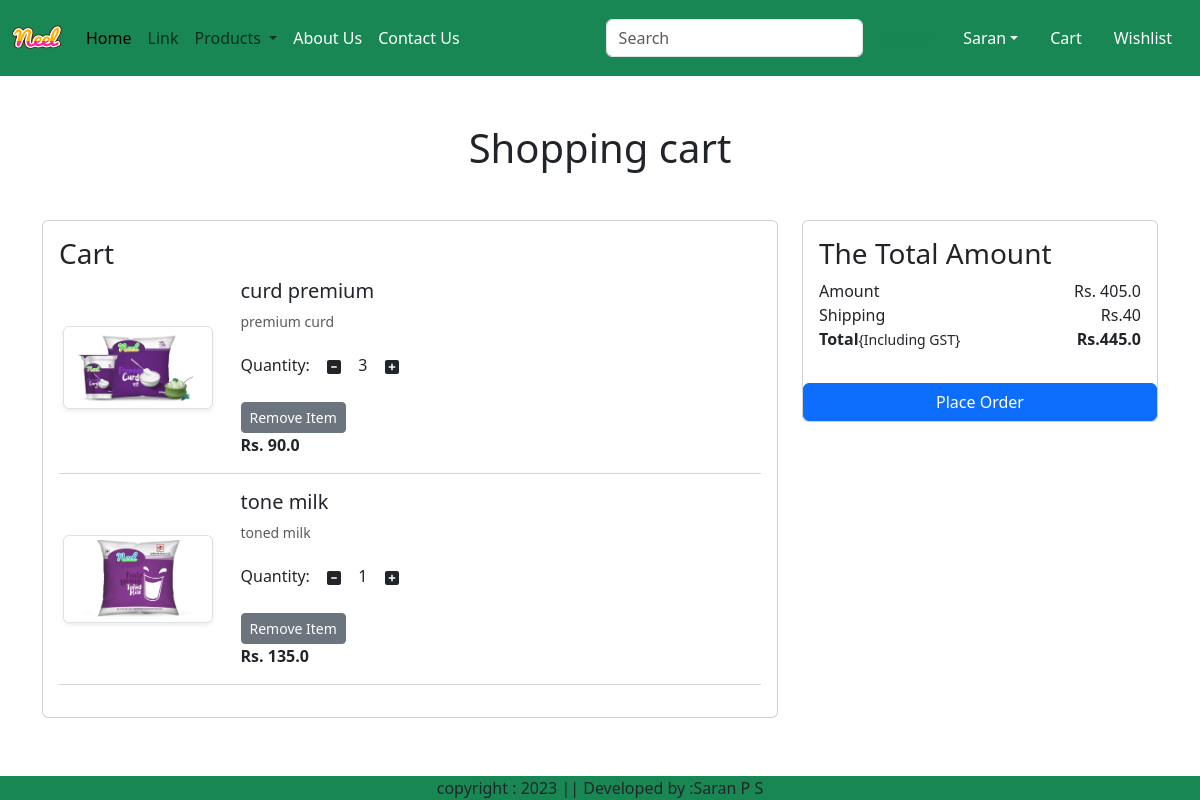
The page /cart/ (signed in) on the database as committed earlier.
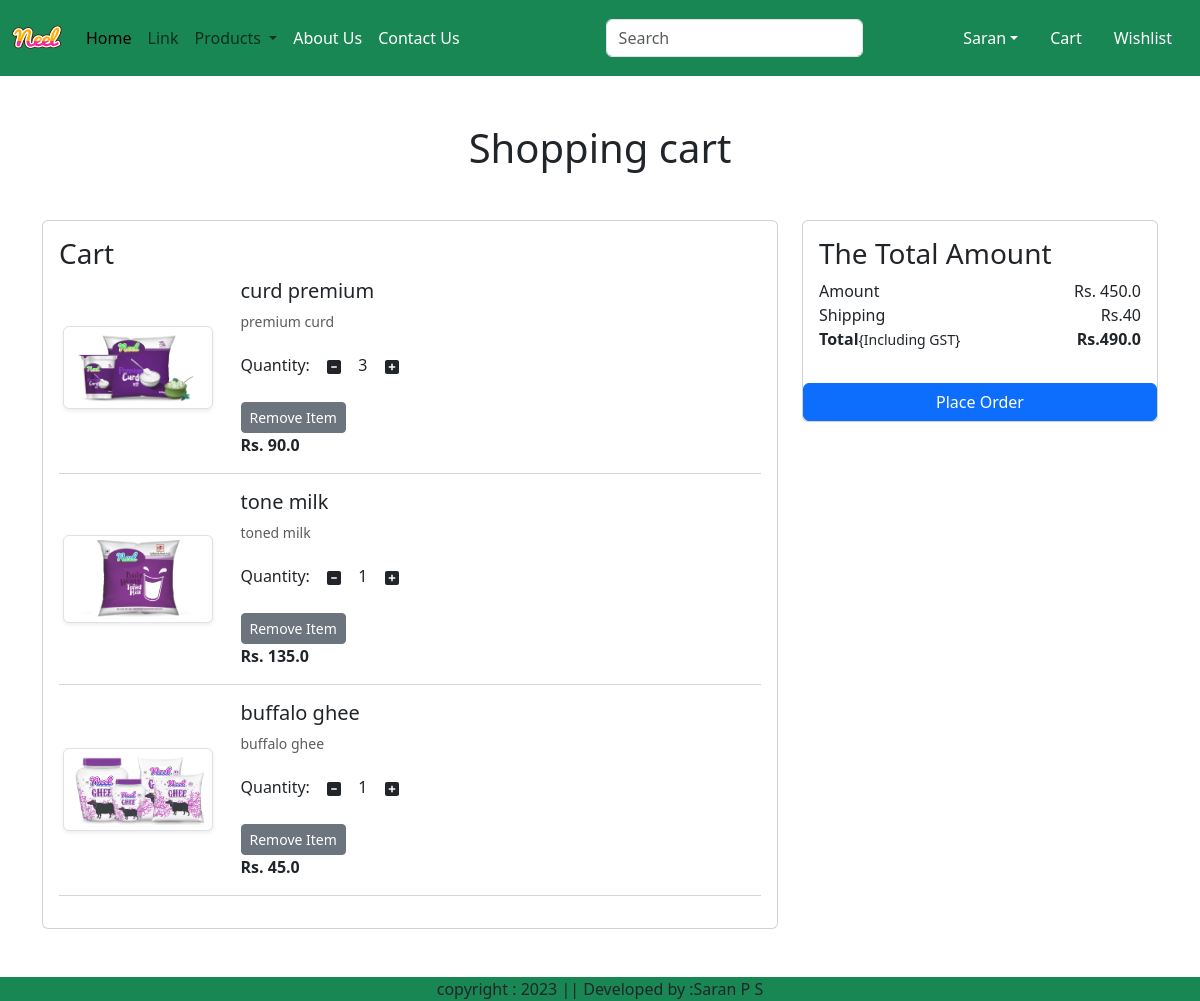
The same page on the database as committed later.
### app/models.py (models this page shows, shortened)
class Cart(models.Model):
    user=models.ForeignKey(User,on_delete=models.CASCADE)
    product=models.ForeignKey(Product,on_delete=models.CASCADE)
    quantity=models.PositiveIntegerField(default=1)

class Product(models.Model):
    title=models.CharField(max_length=100)
    selling_price=models.FloatField()
    discounted_price=models.FloatField()
    description=models.TextField()
    composition=models.TextField(default='')
    prodapp=models.TextField(default='')
    category=models.CharField(choices=CATEGORY_CHOICES,max_length=2)
    product_image=models.ImageField(upload_to='product')

### app/views.py (the view)
# urls.py: path('cart/',views.show_cart,name='showcart'),
def show_cart(request):
    user=request.user
    cart=Cart.objects.filter(user=user)
    amount=0
    for p in cart:
        value=p.quantity*p.product.discounted_price
        amount=amount+value
    totalamount=amount+40
    return render(request,'app/addtocart.html',locals())

### app/templates/app/addtocart.html (shortened to what this page needs)
{% extends 'app/base.html' %}
{% load static  %}
{% block main-content %}
<div class='container my-5'>
    <div class='row'>
        {% if cart %}
        <h1 class='text-center mb-5'> Shopping cart</h1>
        <div class='col-sm-8'>
            <div class='card'>
                <div class='card-body'>
                    <h3>Cart</h3>
                    {% for item in cart %}
                    <div class='row'>
                        <div class='col-sm-3 text-center align-self-center'><img src='{{item.product.product_image.url}}' alt='' srcset='' class='img-fluid img-thumbnail shadow-sm' height='150' width='150'></div>
                            <div class='col-sm-9'>
                                <div>
                                    <h5>{{item.product.title}}</h5>
                                    <p class='mb-2 text-muted small'>{{item.product.description}}</p>
                                    <div class='my-3'>
                                    <label for='quantity'>Quantity:</lable>
                                        <a class='minus-cart btn' pid={{item.product.id}}><i class='fas fa-minus-square fa-ig'></i></a>
                                            <span id='quantity'>{{item.quantity}}</span>
                                        <a class='plus-cart btn' pid={{item.product.id}}><i class='fas fa-plus-square fa-ig'></i></a>
                                    </div>
                                    <div classs='d-flex justify-content-between'>
                                        <a href='#' class='remove-cart btn btn-sm btn-secondary mr-3' pid={{item.product.id}}>Remove Item</a>
                                        <p class='mb-0'><span><strong>Rs. {{item.product.discounted_price}}</strong></span></p>
                                    </div>
                                </div>
                            </div>
                        </div>
                    <hr class='text-muted'>
                    {% endfor %}
                </div>
            </div>
        </div>
        <div class='col-sm-4'>
            <div class='card'>
                <div class='card-body'>
                    <h3>The Total Amount </h3>
                    <ul class='list-group'>
                        <li class='list-group-items d-flex justify-content-between align-items-center border=0 px-0 pb-0'>Amount<span id='amount'>Rs. {{amount}}</span></li>
                        <li class='list-group-items d-flex justify-content-between align-items-center px-0 '>Shipping<span >Rs.40 </span></li>
                        <li class='list-group-items d-flex justify-content-between align-items-center border=0 px-0 mb-3'>
                        <div>
                            <strong>Total</strong><small>{Including GST}</small>
                        </div>
                        <span id='totalamount'><strong>Rs.{{totalamount}}</strong><span>
                        </li>
                    </ul>
                    </div class='d-grid'><a href={% url 'checkout' %} class='btn btn-primary'>Place Order</a></div>
                </div>
            </div>
        </div>
        {% else %}
            <h1 class='text-center mb-5'>Cart Empty</h1>
        {% endif %}
{% endblock main-content%}

### app/templates/app/base.html (shortened to what this page needs)
<!DOCTYPE html>
{% load static %}
<html lang="en">
<head>
    <link href="https://cdn.jsdelivr.net/npm/bootstrap@5.3.0-alpha3/dist/css/bootstrap.min.css" rel="stylesheet">
    <link rel='stylesheet' href={% static 'app/css/owl.carousel.min.css' %} />
    <link rel='stylesheet' href={% static 'app/css/all.min.css' %} />
    <link rel='stylesheet' href={% static 'app/css/style.css' %} />
</head>
<body>
    <nav class="navbar navbar-expand-lg navbar-light bg-success ">
        <div class="container-fluid">
          <a class="navbar-brand" href={% url 'home' %}>
            <img src="{% static "app/images/product/Neel.png" %}" width=50px height=50px/>
          </a>
          <div class="collapse navbar-collapse" id="navbarSupportedContent">
            <ul class="navbar-nav me-auto mb-2 mb-lg-0">
              {% if request.user.is_authenticated %}
              <li class="nav-item">
                <a class="nav-link active" aria-current="page" href={% url 'home' %}>Home</a>
              </li>
              <li class="nav-item">
                <a class="nav-link" href="#">Link</a>
              </li>
              <li class="nav-item dropdown">
                <a class="nav-link dropdown-toggle" href="#" role="button" data-bs-toggle="dropdown" aria-expanded="false">
                  Products
                </a>
              </li>
              <li class="nav-item">
                <a class="nav-link text-white" href={% url 'about' %}>About Us</a>
              </li>
              <li class="nav-item">
                <a class="nav-link text-white" href={% url 'contact' %}>Contact Us</a>
              </li>
            </ul>
            <form class="d-flex" role="search">
              <input class="form-control me-2" type="search" placeholder="Search" aria-label="Search">
              <button class="btn btn-outline-success" type="submit">Search</button>
            </form>
          </div>
          <ul class="navbar-nav me-auto mb-2 mb-lg-0">
            <li class="navbar-item dropdown mx-2">
                <a class='nav-link dropdown-toggle text-white' href='#' id='profileDropdown' role='button' data-bs-toggle='dropdown' aria-expanded='false'>Saran</a>
            </li>
            <li class='nav-item mx-2'>
                <a href={% url 'showcart' %} class='nav-link text-white'> Cart</a>
            </li>
            <li class='nav-item mx-2'>
                <a href='#' class='nav-link text-white'> Wishlist</a>
            </li>
            {%endif%}
          </ul>
        </div>
      </nav>
      {% block main-content %}{% endblock main-content %}
      <footer class="container-fluid bg-success fixed-bottom padding-bottom:100px text-center ">
        copyright : 2023 || Developed by :Saran P S
      </footer>
      <br>
</body>
</html>

Rows that differ between the two databases and show on the page:
added Cart: product.product_image (picture), product "buffalo ghee", product.description "buffalo ghee", quantity "1", product.discounted_price "45.0"
Other text that changed with them:
{{ amount }}: "405.0" → "450.0"
{{ totalamount }}: "445.0" → "490.0"
